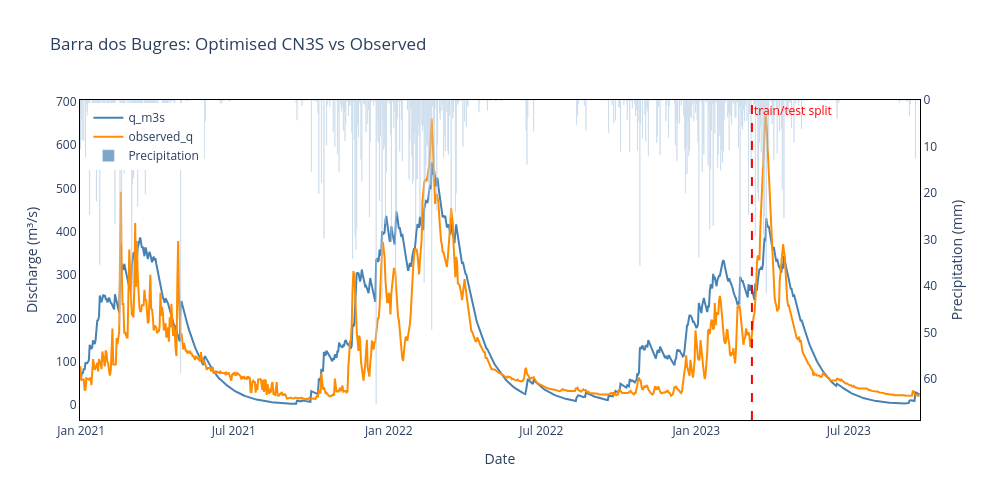

The code cell stored with this chart in its notebook:
### Code cell
import plotly.graph_objects as go

fig = go.Figure()

# Discharge traces (primary y-axis)
fig.add_trace(
    go.Scatter(x=results.index, y=results["q_m3s"], name="q_m3s", line={"color": "steelblue"})
)
fig.add_trace(
    go.Scatter(
        x=results.index, y=results["observed_q"], name="observed_q", line={"color": "darkorange"}
    )
)

# Train/test split vertical line
split_date = results.index[split]
fig.add_shape(
    type="line",
    x0=split_date,
    x1=split_date,
    y0=0,
    y1=1,
    yref="paper",
    line={"color": "red", "dash": "dash"},
)
fig.add_annotation(
    x=split_date,
    y=1,
    yref="paper",
    text="train/test split",
    showarrow=False,
    xanchor="left",
    yanchor="top",
    font={"color": "red"},
)

# Precipitation bars (secondary y-axis, inverted)
fig.add_trace(
    go.Bar(
        x=results.index,
        y=results["prec"],
        name="Precipitation",
        marker_color="steelblue",
        opacity=0.7,
        yaxis="y2",
    )
)

_axis_style = {"showline": True, "linewidth": 1, "linecolor": "black", "mirror": True}

fig.update_layout(
    title="Barra dos Bugres: Optimised CN3S vs Observed",
    xaxis={"title": "Date", **_axis_style},
    yaxis={"title": "Discharge (m³/s)", **_axis_style},
    yaxis2={
        "title": "Precipitation (mm)",
        "overlaying": "y",
        "side": "right",
        "autorange": "reversed",
        **_axis_style,
    },
    legend={"x": 0.01, "y": 0.99},
    height=500,
    width=1000,
    plot_bgcolor="white",
)

fig.show()

### Figure 1 — Plotly figure (JSON) as saved in the notebook; plotly's stock layout.template omitted (floating-point values rounded to 4 significant figures; data arrays with more than 128 entries replaced by an {"elided": "..."} marker saying what was removed)
{"data": [{"line": {"color": "steelblue"}, "name": "q_m3s", "type": "scatter", "x": {"elided": "997 str values"}, "y": {"elided": "997 float values"}}, {"line": {"color": "darkorange"}, "name": "observed_q", "type": "scatter", "x": {"elided": "997 str values"}, "y": {"elided": "997 float values"}}, {"marker": {"color": "steelblue"}, "name": "Precipitation", "opacity": 0.7, "type": "bar", "x": {"elided": "997 str values"}, "y": {"elided": "997 float values"}, "yaxis": "y2"}], "layout": {"annotations": [{"font": {"color": "red"}, "showarrow": false, "text": "train/test split", "x": "2023-03-08T00:00:00", "xanchor": "left", "y": 1, "yanchor": "top", "yref": "paper"}], "height": 500, "legend": {"x": 0.01, "y": 0.99}, "plot_bgcolor": "white", "shapes": [{"line": {"color": "red", "dash": "dash"}, "type": "line", "x0": "2023-03-08T00:00:00", "x1": "2023-03-08T00:00:00", "y0": 0, "y1": 1, "yref": "paper"}], "title": {"text": "Barra dos Bugres: Optimised CN3S vs Observed"}, "width": 1000, "xaxis": {"linecolor": "black", "linewidth": 1, "mirror": true, "showline": true, "title": {"text": "Date"}}, "yaxis": {"linecolor": "black", "linewidth": 1, "mirror": true, "showline": true, "title": {"text": "Discharge (m³/s)"}}, "yaxis2": {"autorange": "reversed", "linecolor": "black", "linewidth": 1, "mirror": true, "overlaying": "y", "showline": true, "side": "right", "title": {"text": "Precipitation (mm)"}}}}
